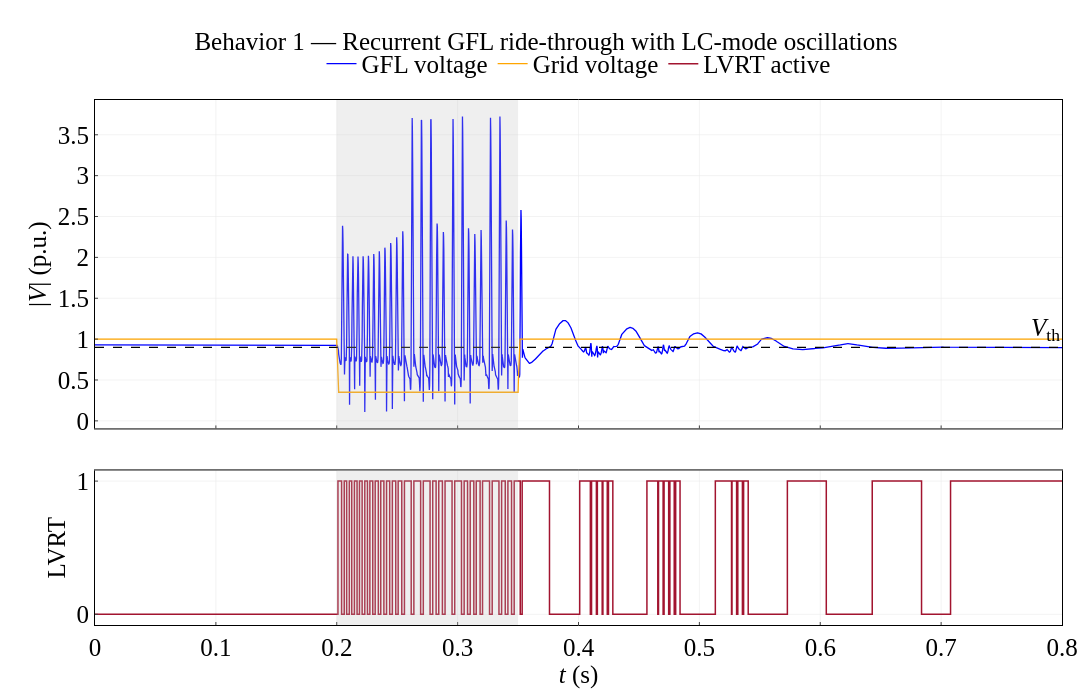

The cell this chart's notebook holds for it:
### Code cell
data = mechanism_results["b1_gfl_recurrent"]
fig_b1 = make_subplots(rows=2, cols=1, shared_xaxes=True,
                       vertical_spacing=0.08, row_heights=[0.68, 0.32])
fig_b1.add_trace(go.Scatter(x=data["time"], y=data["voltage"],
                 name="GFL voltage", line=dict(color=MECH_COLORS["gfl"], width=1.3)), row=1, col=1)
fig_b1.add_trace(go.Scatter(x=data["time"], y=data["grid_voltage"],
                 name="Grid voltage", line=dict(color=MECH_COLORS["grid"], width=1.3)), row=1, col=1)
fig_b1.add_hline(y=0.9, line=dict(color="black", width=1.2, dash="dash"),
                 annotation_text="<i>V</i><sub>th</sub>", row=1, col=1)
fig_b1.add_trace(go.Scatter(x=data["time"], y=data["lvrt"], name="LVRT active",
                 line=dict(color=MECH_COLORS["diagnostic"], width=1.5, shape="hv")), row=2, col=1)
_shade_fault(fig_b1, data, 2)
fig_b1.update_yaxes(title_text="|<i>V</i>| (p.u.)", row=1, col=1)
fig_b1.update_yaxes(title_text="LVRT", range=[-0.08, 1.08], tickvals=[0, 1], row=2, col=1)
fig_b1.update_xaxes(title_text="<i>t</i> (s)", row=2, col=1)
_style_mechanism_figure(fig_b1, 700,
    "Behavior 1 — Recurrent GFL ride-through with LC-mode oscillations")
fig_b1.show(config={"displaylogo": False})

### Figure 1 — Plotly figure (JSON) as saved in the notebook; plotly's stock layout.template omitted (floating-point values rounded to 4 significant figures; data arrays with more than 128 entries replaced by an {"elided": "..."} marker saying what was removed)
{"data": [{"line": {"color": "blue", "width": 1.3}, "name": "GFL voltage", "type": "scatter", "x": {"elided": "4003 float values"}, "xaxis": "x", "y": {"elided": "4003 float values"}, "yaxis": "y"}, {"line": {"color": "orange", "width": 1.3}, "name": "Grid voltage", "type": "scatter", "x": {"elided": "4003 float values"}, "xaxis": "x", "y": {"elided": "4003 float values"}, "yaxis": "y"}, {"line": {"color": "#A2142F", "shape": "hv", "width": 1.5}, "name": "LVRT active", "type": "scatter", "x": {"elided": "4003 float values"}, "xaxis": "x2", "y": {"elided": "4003 float values"}, "yaxis": "y2"}], "layout": {"annotations": [{"font": {"color": "black", "family": "Times New Roman", "size": 25}, "showarrow": false, "text": "<i>V</i><sub>th</sub>", "x": 1, "xanchor": "right", "xref": "x domain", "y": 0.9, "yanchor": "bottom", "yref": "y"}], "font": {"color": "black", "family": "Times New Roman", "size": 25}, "height": 700, "hovermode": "x unified", "legend": {"bgcolor": "rgba(255,255,255,0)", "font": {"color": "black", "family": "Times New Roman", "size": 25}, "orientation": "h", "x": 0.5, "xanchor": "center", "y": 1.025, "yanchor": "bottom"}, "margin": {"b": 75, "l": 95, "pad": 0, "r": 30, "t": 100}, "shapes": [{"line": {"color": "black", "dash": "dash", "width": 1.2}, "type": "line", "x0": 0, "x1": 1, "xref": "x domain", "y0": 0.9, "y1": 0.9, "yref": "y"}, {"fillcolor": "#BFBFBF", "line": {"width": 0}, "opacity": 0.25, "type": "rect", "x0": 0.2, "x1": 0.35, "xref": "x", "y0": 0, "y1": 1, "yref": "y domain"}, {"fillcolor": "#BFBFBF", "line": {"width": 0}, "opacity": 0.25, "type": "rect", "x0": 0.2, "x1": 0.35, "xref": "x2", "y0": 0, "y1": 1, "yref": "y2 domain"}], "title": {"font": {"color": "black", "family": "Times New Roman", "size": 25}, "text": "Behavior 1 — Recurrent GFL ride-through with LC-mode oscillations", "x": 0.5, "xanchor": "center"}, "width": 1200, "xaxis": {"anchor": "y", "domain": [0, 1], "gridcolor": "#E6E6E6", "gridwidth": 0.5, "linecolor": "black", "linewidth": 1, "matches": "x2", "mirror": true, "showgrid": true, "showline": true, "showticklabels": false, "tickfont": {"color": "black", "family": "Times New Roman", "size": 25}, "ticklen": 3, "ticks": "inside", "title": {"font": {"color": "black", "family": "Times New Roman", "size": 25}, "standoff": 3}, "zeroline": false}, "xaxis2": {"anchor": "y2", "domain": [0, 1], "gridcolor": "#E6E6E6", "gridwidth": 0.5, "linecolor": "black", "linewidth": 1, "mirror": true, "showgrid": true, "showline": true, "tickfont": {"color": "black", "family": "Times New Roman", "size": 25}, "ticklen": 3, "ticks": "inside", "title": {"font": {"color": "black", "family": "Times New Roman", "size": 25}, "standoff": 3, "text": "<i>t</i> (s)"}, "zeroline": false}, "yaxis": {"anchor": "x", "domain": [0.3744, 1], "gridcolor": "#E6E6E6", "gridwidth": 0.5, "linecolor": "black", "linewidth": 1, "mirror": true, "showgrid": true, "showline": true, "tickfont": {"color": "black", "family": "Times New Roman", "size": 25}, "ticklen": 3, "ticks": "inside", "title": {"font": {"color": "black", "family": "Times New Roman", "size": 25}, "standoff": 3, "text": "|<i>V</i>| (p.u.)"}, "zeroline": false}, "yaxis2": {"anchor": "x2", "domain": [0, 0.2944], "gridcolor": "#E6E6E6", "gridwidth": 0.5, "linecolor": "black", "linewidth": 1, "mirror": true, "range": [-0.08, 1.08], "showgrid": true, "showline": true, "tickfont": {"color": "black", "family": "Times New Roman", "size": 25}, "ticklen": 3, "ticks": "inside", "tickvals": [0, 1], "title": {"font": {"color": "black", "family": "Times New Roman", "size": 25}, "standoff": 3, "text": "LVRT"}, "zeroline": false}}}
